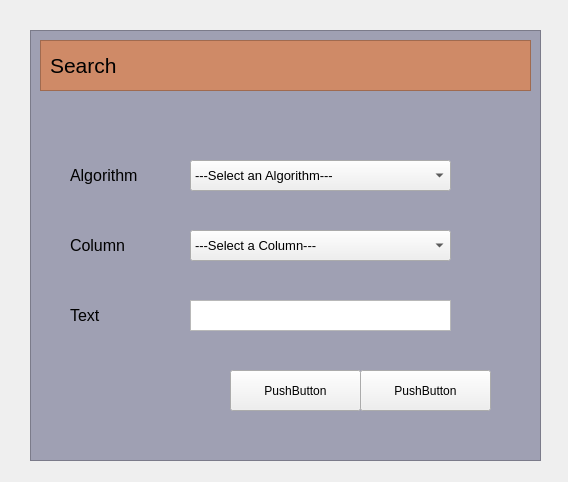
<?xml version="1.0" encoding="UTF-8"?>
<ui version="4.0">
 <class>Form</class>
 <widget class="QWidget" name="Form">
  <property name="geometry">
   <rect>
    <x>0</x>
    <y>0</y>
    <width>568</width>
    <height>482</height>
   </rect>
  </property>
  <property name="windowTitle">
   <string>Form</string>
  </property>
  <widget class="QLabel" name="label_2">
   <property name="geometry">
    <rect>
     <x>70</x>
     <y>160</y>
     <width>111</width>
     <height>31</height>
    </rect>
   </property>
   <property name="font">
    <font>
     <pointsize>12</pointsize>
    </font>
   </property>
   <property name="text">
    <string>Algorithm</string>
   </property>
  </widget>
  <widget class="QLabel" name="label_3">
   <property name="geometry">
    <rect>
     <x>70</x>
     <y>230</y>
     <width>111</width>
     <height>31</height>
    </rect>
   </property>
   <property name="font">
    <font>
     <pointsize>12</pointsize>
    </font>
   </property>
   <property name="text">
    <string>Column</string>
   </property>
  </widget>
  <widget class="QLabel" name="label_4">
   <property name="geometry">
    <rect>
     <x>70</x>
     <y>300</y>
     <width>111</width>
     <height>31</height>
    </rect>
   </property>
   <property name="font">
    <font>
     <pointsize>12</pointsize>
    </font>
   </property>
   <property name="text">
    <string>Text</string>
   </property>
  </widget>
  <widget class="QComboBox" name="comboBox">
   <property name="geometry">
    <rect>
     <x>190</x>
     <y>160</y>
     <width>261</width>
     <height>31</height>
    </rect>
   </property>
   <property name="font">
    <font>
     <pointsize>10</pointsize>
    </font>
   </property>
   <item>
    <property name="text">
     <string>---Select an Algorithm---</string>
    </property>
   </item>
   <item>
    <property name="text">
     <string>Linear Search</string>
    </property>
   </item>
   <item>
    <property name="text">
     <string>Binary Search</string>
    </property>
   </item>
  </widget>
  <widget class="QComboBox" name="comboBox_2">
   <property name="geometry">
    <rect>
     <x>190</x>
     <y>230</y>
     <width>261</width>
     <height>31</height>
    </rect>
   </property>
   <property name="font">
    <font>
     <pointsize>10</pointsize>
    </font>
   </property>
   <item>
    <property name="text">
     <string>---Select a Column---</string>
    </property>
   </item>
   <item>
    <property name="text">
     <string>Name</string>
    </property>
   </item>
   <item>
    <property name="text">
     <string>Brand</string>
    </property>
   </item>
   <item>
    <property name="text">
     <string>Ram</string>
    </property>
   </item>
   <item>
    <property name="text">
     <string>Rom</string>
    </property>
   </item>
   <item>
    <property name="text">
     <string>Display</string>
    </property>
   </item>
   <item>
    <property name="text">
     <string>Battery</string>
    </property>
   </item>
   <item>
    <property name="text">
     <string>Price</string>
    </property>
   </item>
   <item>
    <property name="text">
     <string>Website</string>
    </property>
   </item>
  </widget>
  <widget class="QPlainTextEdit" name="plainTextEdit">
   <property name="geometry">
    <rect>
     <x>190</x>
     <y>300</y>
     <width>261</width>
     <height>31</height>
    </rect>
   </property>
  </widget>
  <widget class="QPushButton" name="pushButton">
   <property name="geometry">
    <rect>
     <x>230</x>
     <y>370</y>
     <width>131</width>
     <height>41</height>
    </rect>
   </property>
   <property name="text">
    <string>PushButton</string>
   </property>
  </widget>
  <widget class="QPushButton" name="pushButton_2">
   <property name="geometry">
    <rect>
     <x>360</x>
     <y>370</y>
     <width>131</width>
     <height>41</height>
    </rect>
   </property>
   <property name="text">
    <string>PushButton</string>
   </property>
  </widget>
  <widget class="QFrame" name="frame_2">
   <property name="geometry">
    <rect>
     <x>30</x>
     <y>30</y>
     <width>511</width>
     <height>431</height>
    </rect>
   </property>
   <property name="styleSheet">
    <string notr="true">background-color: rgb(159, 160, 179);</string>
   </property>
   <property name="frameShape">
    <enum>QFrame::StyledPanel</enum>
   </property>
   <property name="frameShadow">
    <enum>QFrame::Raised</enum>
   </property>
   <widget class="QFrame" name="frame">
    <property name="geometry">
     <rect>
      <x>10</x>
      <y>10</y>
      <width>491</width>
      <height>51</height>
     </rect>
    </property>
    <property name="styleSheet">
     <string notr="true">background-color: rgb(207, 138, 103);</string>
    </property>
    <property name="frameShape">
     <enum>QFrame::StyledPanel</enum>
    </property>
    <property name="frameShadow">
     <enum>QFrame::Raised</enum>
    </property>
    <widget class="QLabel" name="label">
     <property name="geometry">
      <rect>
       <x>10</x>
       <y>10</y>
       <width>141</width>
       <height>31</height>
      </rect>
     </property>
     <property name="font">
      <font>
       <pointsize>16</pointsize>
      </font>
     </property>
     <property name="text">
      <string>Search</string>
     </property>
    </widget>
   </widget>
  </widget>
  <zorder>frame_2</zorder>
  <zorder>label_2</zorder>
  <zorder>label_3</zorder>
  <zorder>label_4</zorder>
  <zorder>comboBox</zorder>
  <zorder>comboBox_2</zorder>
  <zorder>plainTextEdit</zorder>
  <zorder>pushButton</zorder>
  <zorder>pushButton_2</zorder>
 </widget>
 <resources/>
 <connections/>
</ui>
